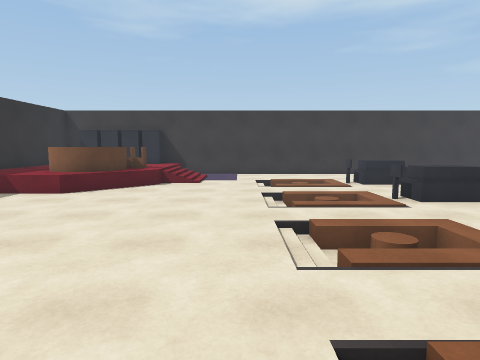
View 1 (above)

20 first-person views from a walk through a 3-D level made in the Unity game engine. The camera is 1.5 m above the floor, tilts 6° down and sees 75° across. The floor is counted in squares, 1 m on a side. Each view is taken from the middle of a square. On the plan, view 1 faces up. The plan holds only what a view shows up to about 15 squares ahead; the rest is blank. The place goes on beyond the plan. The player is left out.

View 2
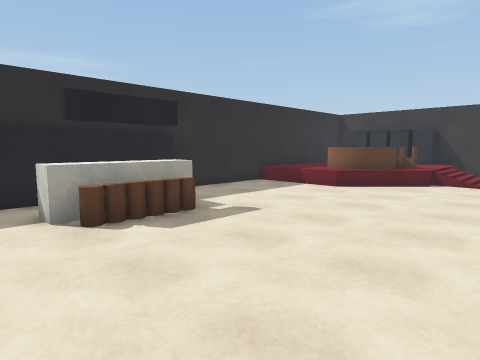

View 3
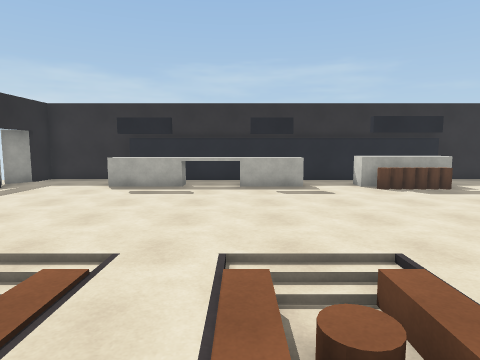

View 4
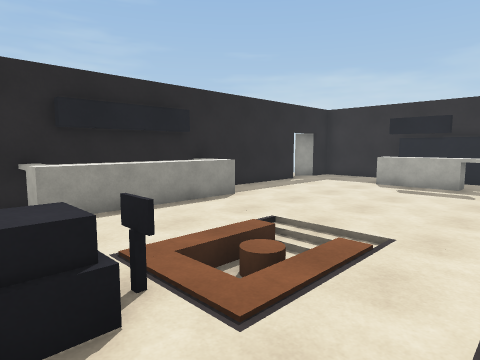

View 5
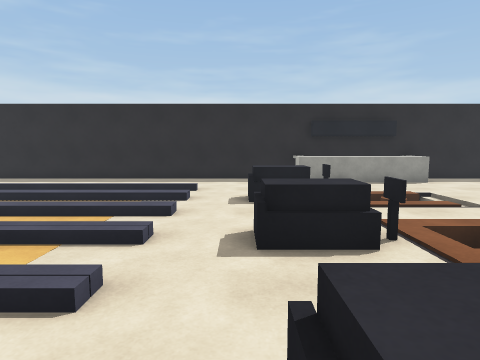

View 6
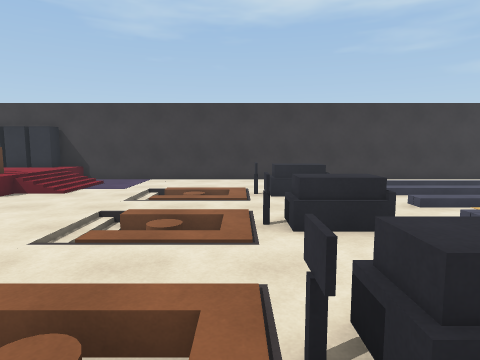

View 7
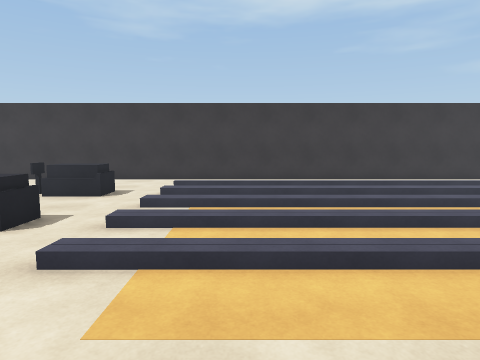

View 8
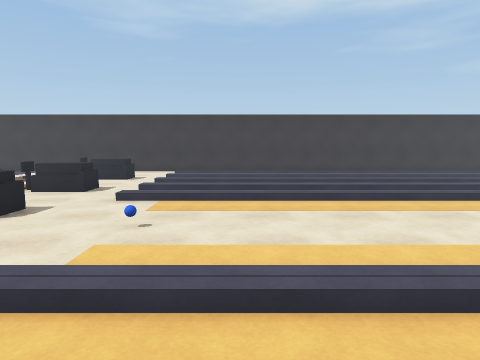

View 9
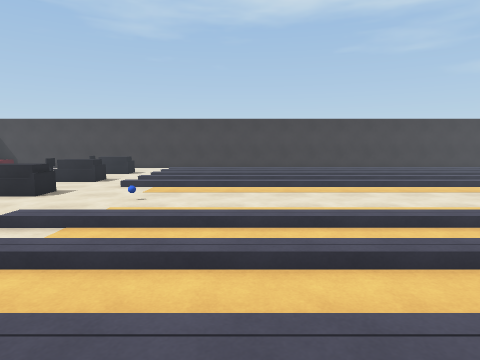

View 10
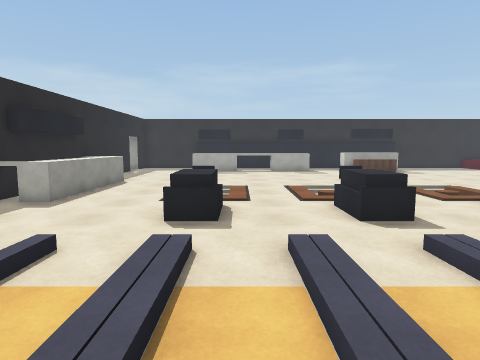

View 11
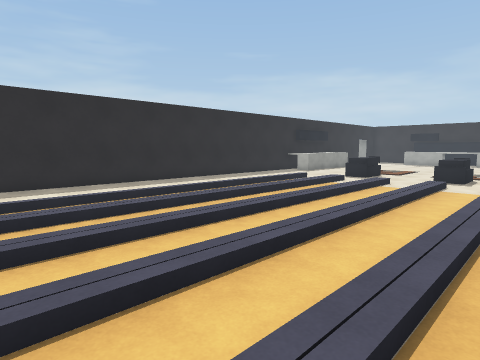

View 12
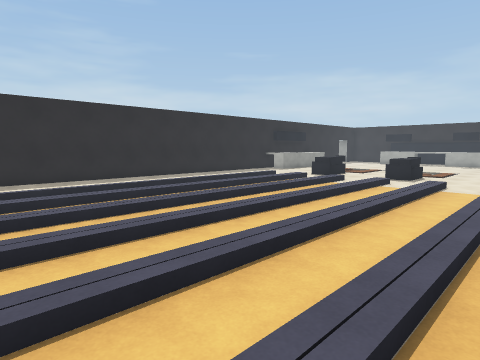

View 13
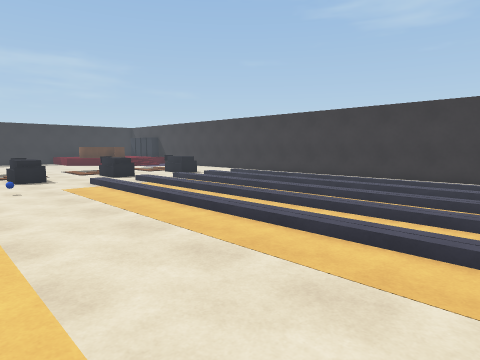

View 14
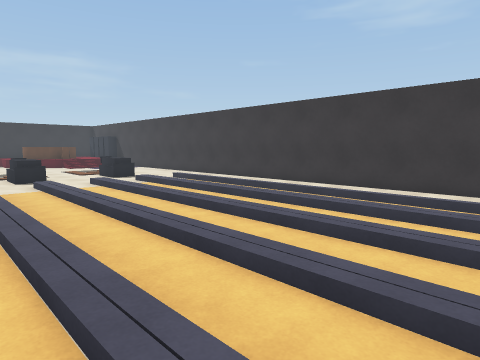

View 15
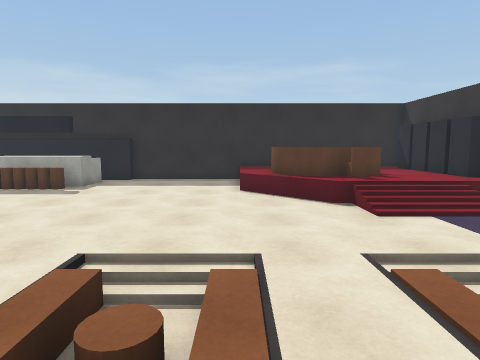

View 16
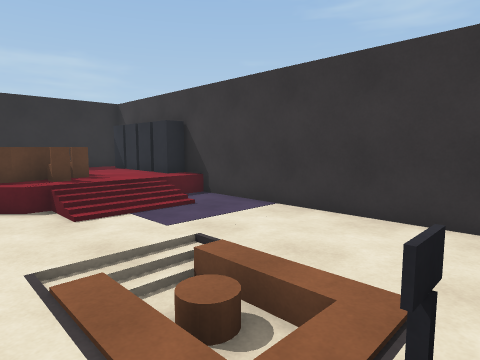

View 17
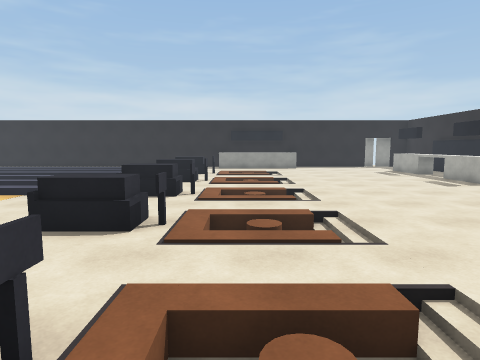

View 18
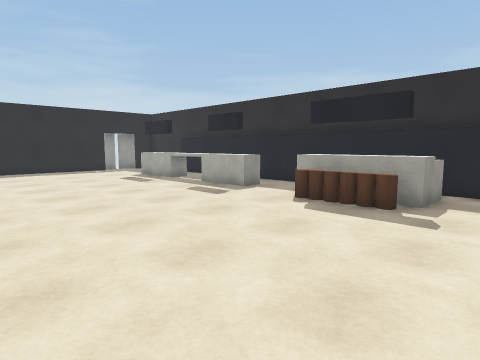

View 19
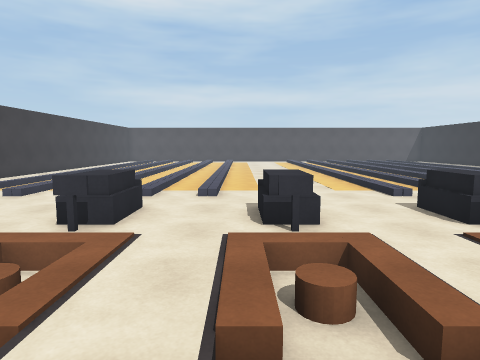

View 20
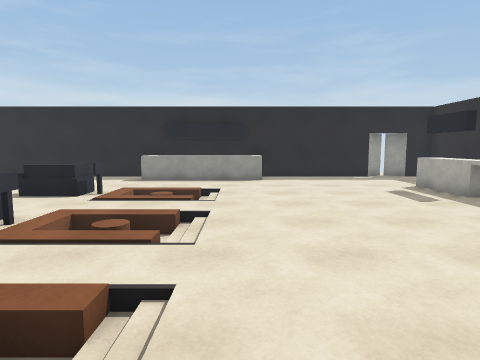

### Floor plan
Key: @ floor where view 1 was taken; # wall or solid block; . main floor; : floor 0.5 m higher than the main floor; / step, stairs or slope; = window, fence, low wall or low ledge; ^ raised ledge; O other object.
Columns run from 10 left of view 1 to 22 right of it. Each row starts with its distance up from view 1.
 18       ###########################
 17 #:OOOOO ...........   ..........
 16 #:::::://..........
 15 #: :O:::...........//////////
 14 #:   OO:.../.......
 13 #::  ^O//../  .OOO./////////////
 12 #::^ ^=..../....................
 11 #:::^=.............//////////////
 10 #........../.....................
  9 #........../  .OOO.//////////////
  8 #........../.....................
  7 #..................//////////////
  6 #........../.....................
  5 ##........./  .OOO...............
  4  #OO......./.....................
  3  # OO...........................
  2  #OOO....../................... .
  1  #OOO....../  .OOO./////////////
  0  #........@/.....................
 -1  #.................//////////////
 -2  #OO......./.....................
 -3  # O......./  .OOO.//////////////
 -4  # O......./.....................
 -5  #.^.............../////////////
 -6  ##^......./....................
 -7  ##=......./  .OOO./////////////
 -8  ##=......./..........
 -9 ## #...............//////////
-10 #..................
-11 #........^^^^^^................
-12 #........^^^^^^................
-13 ##OO###########################

Positions as (right, up) in squares from view 1, and headings:
1: (0, 0), facing up
2: (0, -1), facing up-left
3: (5, -4), facing left
4: (6, -4), facing down-left
5: (7, 2), facing down
6: (4, 3), facing up
7: (11, 3), facing up
8: (12, -2), facing up
9: (13, -5), facing up
10: (13, -6), facing left
11: (22, 0), facing down-left
12: (22, 2), facing down-left
13: (22, 2), facing up-left
14: (22, 6), facing up-left
15: (5, 10), facing left
16: (5, 11), facing up-left
17: (3, 11), facing down
18: (1, 6), facing down-left
19: (-1, 6), facing right
20: (0, 3), facing down
